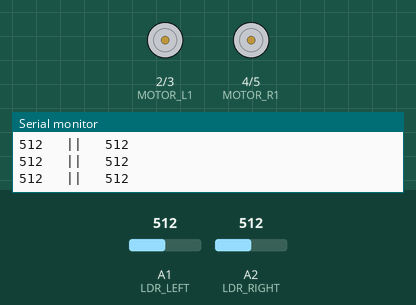
Recording of a program running on a simulated Arduino Nano, built with avr-gcc and run on an emulated ATmega328P. On the bench: motor-driver pin pairs drawn as motors (green arrow = first pin HIGH = forward, orange = second pin HIGH = backward, longer = more drive), the last lines printed to the serial monitor. The test bench sets the inputs (shaded band); at power-on: A1 (LDR_LEFT) = 512, A2 (LDR_RIGHT) = 512.

Above: at 1.2 s.
1.3 s: A1 (LDR_LEFT) set to 161
2.8 s: A1 (LDR_LEFT) set to 140
At 4.0 s:
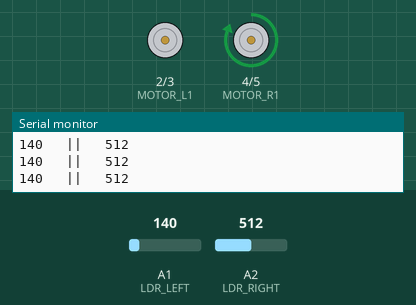
4.3 s: A2 (LDR_RIGHT) set to 164
5.8 s: A2 (LDR_RIGHT) set to 136
At 6.4 s:
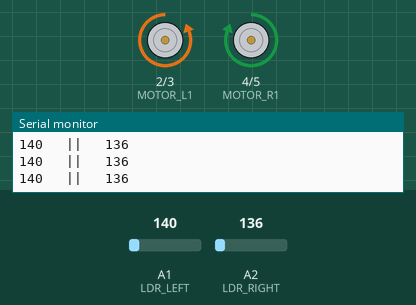
7.3 s: A1 (LDR_LEFT) set to 160
At 8.1 s:
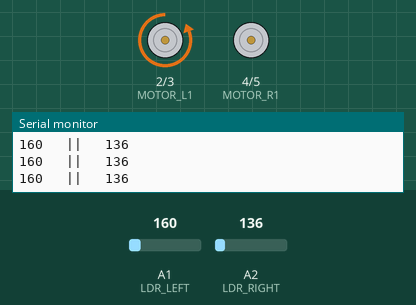
8.8 s: A1 (LDR_LEFT) set to 122
At 9.9 s:
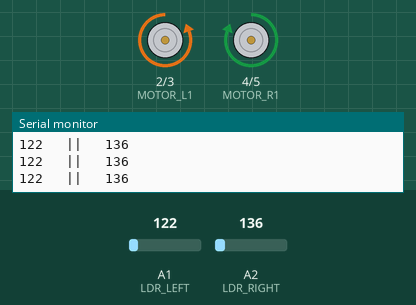
Timing chart, 0 to 11.3 s (numbered marks = the images above; inputs shaded):
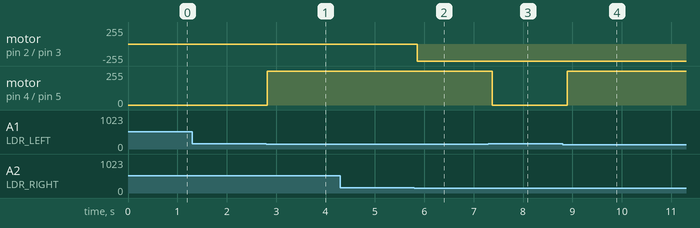

Measured:
- the behaviour switches between 150 and 149 on A1 (LDR_LEFT) (found by bisection; images 0 and 1)
- the behaviour switches between 150 and 149 on A2 (LDR_RIGHT) (found by bisection; images 1 and 2)
- after the input at 2.8 s, motor on pin 4 (MOTOR_R1) / pin 5 (MOTOR_R2): stopped → forward 255/255 at once
- after the input at 5.8 s, motor on pin 2 (MOTOR_L1) / pin 3 (MOTOR_L2): stopped → backward 255/255 after 0.06 s
- after the input at 7.3 s, motor on pin 4 (MOTOR_R1) / pin 5 (MOTOR_R2): forward 255/255 → stopped after 0.07 s
- after the input at 8.8 s, motor on pin 4 (MOTOR_R1) / pin 5 (MOTOR_R2): stopped → forward 255/255 after 0.09 s

The program:

main.cpp
```cpp
#include <Arduino.h>

// LDR sensor pins
#define LDR_LEFT A1
#define LDR_RIGHT A2

// Motor pins
#define MOTOR_L1 2
#define MOTOR_L2 3
#define MOTOR_R1 4
#define MOTOR_R2 5

void setup()
{
  Serial.begin(9600);
  // Set motor pins as output
  pinMode(MOTOR_L1, OUTPUT);
  pinMode(MOTOR_L2, OUTPUT);
  pinMode(MOTOR_R1, OUTPUT);
  pinMode(MOTOR_R2, OUTPUT);

  // Set IR sensor pins as input
}

void bk()
{
  digitalWrite(MOTOR_L1, HIGH);
  digitalWrite(MOTOR_L2, LOW);
  digitalWrite(MOTOR_R1, LOW);
  digitalWrite(MOTOR_R2, HIGH);
}
void fr()
{
  digitalWrite(MOTOR_L1, LOW);
  digitalWrite(MOTOR_L2, HIGH);
  digitalWrite(MOTOR_R1, HIGH);
  digitalWrite(MOTOR_R2, LOW);
}
void lt()
{
  digitalWrite(MOTOR_L1, LOW);
  digitalWrite(MOTOR_L2, HIGH);
  digitalWrite(MOTOR_R1, LOW);
  digitalWrite(MOTOR_R2, LOW);
}
void rt()
{
  digitalWrite(MOTOR_L1, LOW);
  digitalWrite(MOTOR_L2, LOW);
  digitalWrite(MOTOR_R1, HIGH);
  digitalWrite(MOTOR_R2, LOW);
}
void st()
{
  digitalWrite(MOTOR_L1, LOW);
  digitalWrite(MOTOR_L2, LOW);
  digitalWrite(MOTOR_R1, LOW);
  digitalWrite(MOTOR_R2, LOW);
}
void loop()
{
  Serial.print(analogRead(LDR_LEFT));
  Serial.print("   ||   ");
  Serial.println(analogRead(LDR_RIGHT));
  if ((analogRead(LDR_LEFT) > 150) && (analogRead(LDR_RIGHT) > 150))
  {
    st();
  }
  else if ((analogRead(LDR_LEFT) < 150) && (analogRead(LDR_RIGHT) < 150))
  {
    fr();
  }

  else if ((analogRead(LDR_LEFT) < 150) && (analogRead(LDR_RIGHT) > 150))
  {
    rt();
  }
  else if ((analogRead(LDR_LEFT) > 150) && (analogRead(LDR_RIGHT) < 150))
  {
    lt();
  }
  delay(100);
}
```
